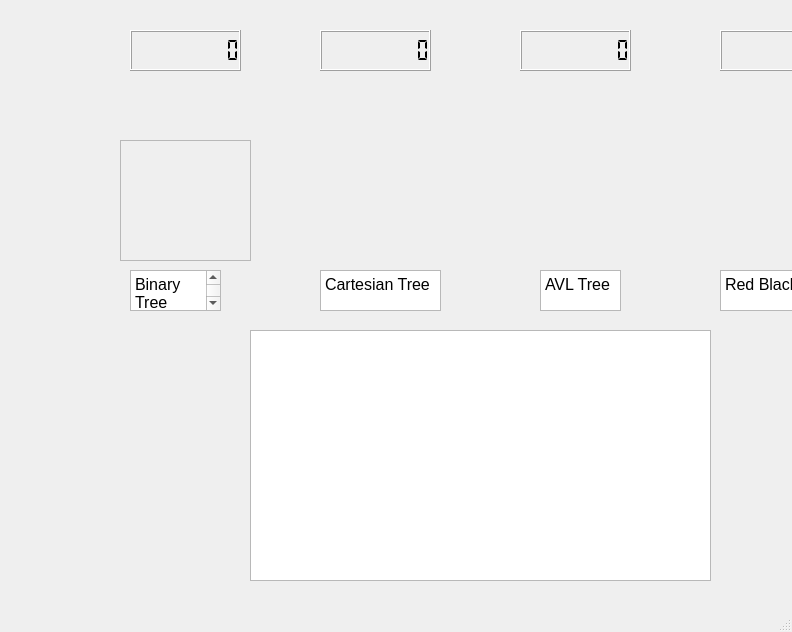
<?xml version="1.0" encoding="UTF-8"?>
<ui version="4.0">
 <class>MainWindow</class>
 <widget class="QMainWindow" name="MainWindow">
  <property name="geometry">
   <rect>
    <x>0</x>
    <y>0</y>
    <width>792</width>
    <height>632</height>
   </rect>
  </property>
  <property name="focusPolicy">
   <enum>Qt::NoFocus</enum>
  </property>
  <property name="windowTitle">
   <string>MainWindow</string>
  </property>
  <widget class="QWidget" name="centralwidget">
   <widget class="QFrame" name="frame">
    <property name="geometry">
     <rect>
      <x>120</x>
      <y>140</y>
      <width>131</width>
      <height>121</height>
     </rect>
    </property>
    <property name="frameShape">
     <enum>QFrame::StyledPanel</enum>
    </property>
    <property name="frameShadow">
     <enum>QFrame::Raised</enum>
    </property>
   </widget>
   <widget class="QTextEdit" name="textEdit">
    <property name="geometry">
     <rect>
      <x>130</x>
      <y>270</y>
      <width>91</width>
      <height>41</height>
     </rect>
    </property>
    <property name="readOnly">
     <bool>true</bool>
    </property>
    <property name="html">
     <string>&lt;!DOCTYPE HTML PUBLIC &quot;-//W3C//DTD HTML 4.0//EN&quot; &quot;http://www.w3.org/TR/REC-html40/strict.dtd&quot;&gt;
&lt;html&gt;&lt;head&gt;&lt;meta name=&quot;qrichtext&quot; content=&quot;1&quot; /&gt;&lt;style type=&quot;text/css&quot;&gt;
p, li { white-space: pre-wrap; }
&lt;/style&gt;&lt;/head&gt;&lt;body style=&quot; font-family:'Titillium Web'; font-size:8pt; font-weight:400; font-style:normal;&quot;&gt;
&lt;p style=&quot; margin-top:0px; margin-bottom:0px; margin-left:0px; margin-right:0px; -qt-block-indent:0; text-indent:0px;&quot;&gt;&lt;span style=&quot; font-size:12pt;&quot;&gt;Binary Tree&lt;/span&gt;&lt;/p&gt;&lt;/body&gt;&lt;/html&gt;</string>
    </property>
   </widget>
   <widget class="QTextEdit" name="textEdit_2">
    <property name="geometry">
     <rect>
      <x>320</x>
      <y>270</y>
      <width>121</width>
      <height>41</height>
     </rect>
    </property>
    <property name="readOnly">
     <bool>true</bool>
    </property>
    <property name="html">
     <string>&lt;!DOCTYPE HTML PUBLIC &quot;-//W3C//DTD HTML 4.0//EN&quot; &quot;http://www.w3.org/TR/REC-html40/strict.dtd&quot;&gt;
&lt;html&gt;&lt;head&gt;&lt;meta name=&quot;qrichtext&quot; content=&quot;1&quot; /&gt;&lt;style type=&quot;text/css&quot;&gt;
p, li { white-space: pre-wrap; }
&lt;/style&gt;&lt;/head&gt;&lt;body style=&quot; font-family:'Titillium Web'; font-size:8pt; font-weight:400; font-style:normal;&quot;&gt;
&lt;p style=&quot; margin-top:0px; margin-bottom:0px; margin-left:0px; margin-right:0px; -qt-block-indent:0; text-indent:0px;&quot;&gt;&lt;span style=&quot; font-size:12pt;&quot;&gt;Cartesian Tree&lt;/span&gt;&lt;/p&gt;&lt;/body&gt;&lt;/html&gt;</string>
    </property>
   </widget>
   <widget class="QTextEdit" name="textEdit_3">
    <property name="geometry">
     <rect>
      <x>540</x>
      <y>270</y>
      <width>81</width>
      <height>41</height>
     </rect>
    </property>
    <property name="readOnly">
     <bool>true</bool>
    </property>
    <property name="html">
     <string>&lt;!DOCTYPE HTML PUBLIC &quot;-//W3C//DTD HTML 4.0//EN&quot; &quot;http://www.w3.org/TR/REC-html40/strict.dtd&quot;&gt;
&lt;html&gt;&lt;head&gt;&lt;meta name=&quot;qrichtext&quot; content=&quot;1&quot; /&gt;&lt;style type=&quot;text/css&quot;&gt;
p, li { white-space: pre-wrap; }
&lt;/style&gt;&lt;/head&gt;&lt;body style=&quot; font-family:'Titillium Web'; font-size:8pt; font-weight:400; font-style:normal;&quot;&gt;
&lt;p style=&quot; margin-top:0px; margin-bottom:0px; margin-left:0px; margin-right:0px; -qt-block-indent:0; text-indent:0px;&quot;&gt;&lt;span style=&quot; font-size:12pt;&quot;&gt;AVL Tree&lt;/span&gt;&lt;/p&gt;&lt;/body&gt;&lt;/html&gt;</string>
    </property>
   </widget>
   <widget class="QTextEdit" name="textEdit_4">
    <property name="geometry">
     <rect>
      <x>720</x>
      <y>270</y>
      <width>121</width>
      <height>41</height>
     </rect>
    </property>
    <property name="readOnly">
     <bool>true</bool>
    </property>
    <property name="html">
     <string>&lt;!DOCTYPE HTML PUBLIC &quot;-//W3C//DTD HTML 4.0//EN&quot; &quot;http://www.w3.org/TR/REC-html40/strict.dtd&quot;&gt;
&lt;html&gt;&lt;head&gt;&lt;meta name=&quot;qrichtext&quot; content=&quot;1&quot; /&gt;&lt;style type=&quot;text/css&quot;&gt;
p, li { white-space: pre-wrap; }
&lt;/style&gt;&lt;/head&gt;&lt;body style=&quot; font-family:'Titillium Web'; font-size:8pt; font-weight:400; font-style:normal;&quot;&gt;
&lt;p style=&quot; margin-top:0px; margin-bottom:0px; margin-left:0px; margin-right:0px; -qt-block-indent:0; text-indent:0px;&quot;&gt;&lt;span style=&quot; font-size:12pt;&quot;&gt;Red Black Tree&lt;/span&gt;&lt;/p&gt;&lt;/body&gt;&lt;/html&gt;</string>
    </property>
   </widget>
   <widget class="QPlainTextEdit" name="plainTextEdit">
    <property name="geometry">
     <rect>
      <x>250</x>
      <y>330</y>
      <width>461</width>
      <height>251</height>
     </rect>
    </property>
   </widget>
   <widget class="QSpinBox" name="spinBox">
    <property name="geometry">
     <rect>
      <x>850</x>
      <y>504</y>
      <width>60</width>
      <height>24</height>
     </rect>
    </property>
    <property name="maximum">
     <number>1000000</number>
    </property>
    <property name="singleStep">
     <number>1000</number>
    </property>
   </widget>
   <widget class="QLCDNumber" name="lcdNumber">
    <property name="geometry">
     <rect>
      <x>130</x>
      <y>30</y>
      <width>111</width>
      <height>41</height>
     </rect>
    </property>
    <property name="autoFillBackground">
     <bool>false</bool>
    </property>
    <property name="smallDecimalPoint">
     <bool>false</bool>
    </property>
    <property name="digitCount">
     <number>9</number>
    </property>
    <property name="mode">
     <enum>QLCDNumber::Dec</enum>
    </property>
    <property name="segmentStyle">
     <enum>QLCDNumber::Flat</enum>
    </property>
    <property name="value" stdset="0">
     <double>0.000000000000000</double>
    </property>
    <property name="intValue" stdset="0">
     <number>0</number>
    </property>
   </widget>
   <widget class="QLCDNumber" name="lcdNumber_2">
    <property name="geometry">
     <rect>
      <x>320</x>
      <y>30</y>
      <width>111</width>
      <height>41</height>
     </rect>
    </property>
    <property name="autoFillBackground">
     <bool>false</bool>
    </property>
    <property name="smallDecimalPoint">
     <bool>false</bool>
    </property>
    <property name="digitCount">
     <number>9</number>
    </property>
    <property name="mode">
     <enum>QLCDNumber::Dec</enum>
    </property>
    <property name="segmentStyle">
     <enum>QLCDNumber::Flat</enum>
    </property>
    <property name="value" stdset="0">
     <double>0.000000000000000</double>
    </property>
    <property name="intValue" stdset="0">
     <number>0</number>
    </property>
   </widget>
   <widget class="QLCDNumber" name="lcdNumber_3">
    <property name="geometry">
     <rect>
      <x>520</x>
      <y>30</y>
      <width>111</width>
      <height>41</height>
     </rect>
    </property>
    <property name="autoFillBackground">
     <bool>false</bool>
    </property>
    <property name="smallDecimalPoint">
     <bool>false</bool>
    </property>
    <property name="digitCount">
     <number>9</number>
    </property>
    <property name="mode">
     <enum>QLCDNumber::Dec</enum>
    </property>
    <property name="segmentStyle">
     <enum>QLCDNumber::Flat</enum>
    </property>
    <property name="value" stdset="0">
     <double>0.000000000000000</double>
    </property>
    <property name="intValue" stdset="0">
     <number>0</number>
    </property>
   </widget>
   <widget class="QLCDNumber" name="lcdNumber_4">
    <property name="geometry">
     <rect>
      <x>720</x>
      <y>30</y>
      <width>111</width>
      <height>41</height>
     </rect>
    </property>
    <property name="autoFillBackground">
     <bool>false</bool>
    </property>
    <property name="smallDecimalPoint">
     <bool>false</bool>
    </property>
    <property name="digitCount">
     <number>9</number>
    </property>
    <property name="mode">
     <enum>QLCDNumber::Dec</enum>
    </property>
    <property name="segmentStyle">
     <enum>QLCDNumber::Flat</enum>
    </property>
    <property name="value" stdset="0">
     <double>0.000000000000000</double>
    </property>
    <property name="intValue" stdset="0">
     <number>0</number>
    </property>
   </widget>
   <widget class="QPushButton" name="pushButton">
    <property name="geometry">
     <rect>
      <x>400</x>
      <y>630</y>
      <width>141</width>
      <height>51</height>
     </rect>
    </property>
    <property name="text">
     <string>TEST</string>
    </property>
   </widget>
   <widget class="QLabel" name="label">
    <property name="geometry">
     <rect>
      <x>460</x>
      <y>260</y>
      <width>60</width>
      <height>60</height>
     </rect>
    </property>
    <property name="focusPolicy">
     <enum>Qt::NoFocus</enum>
    </property>
    <property name="autoFillBackground">
     <bool>false</bool>
    </property>
    <property name="text">
     <string/>
    </property>
   </widget>
  </widget>
  <widget class="QMenuBar" name="menubar">
   <property name="geometry">
    <rect>
     <x>0</x>
     <y>0</y>
     <width>792</width>
     <height>22</height>
    </rect>
   </property>
  </widget>
  <widget class="QStatusBar" name="statusbar"/>
 </widget>
 <resources/>
 <connections/>
</ui>
